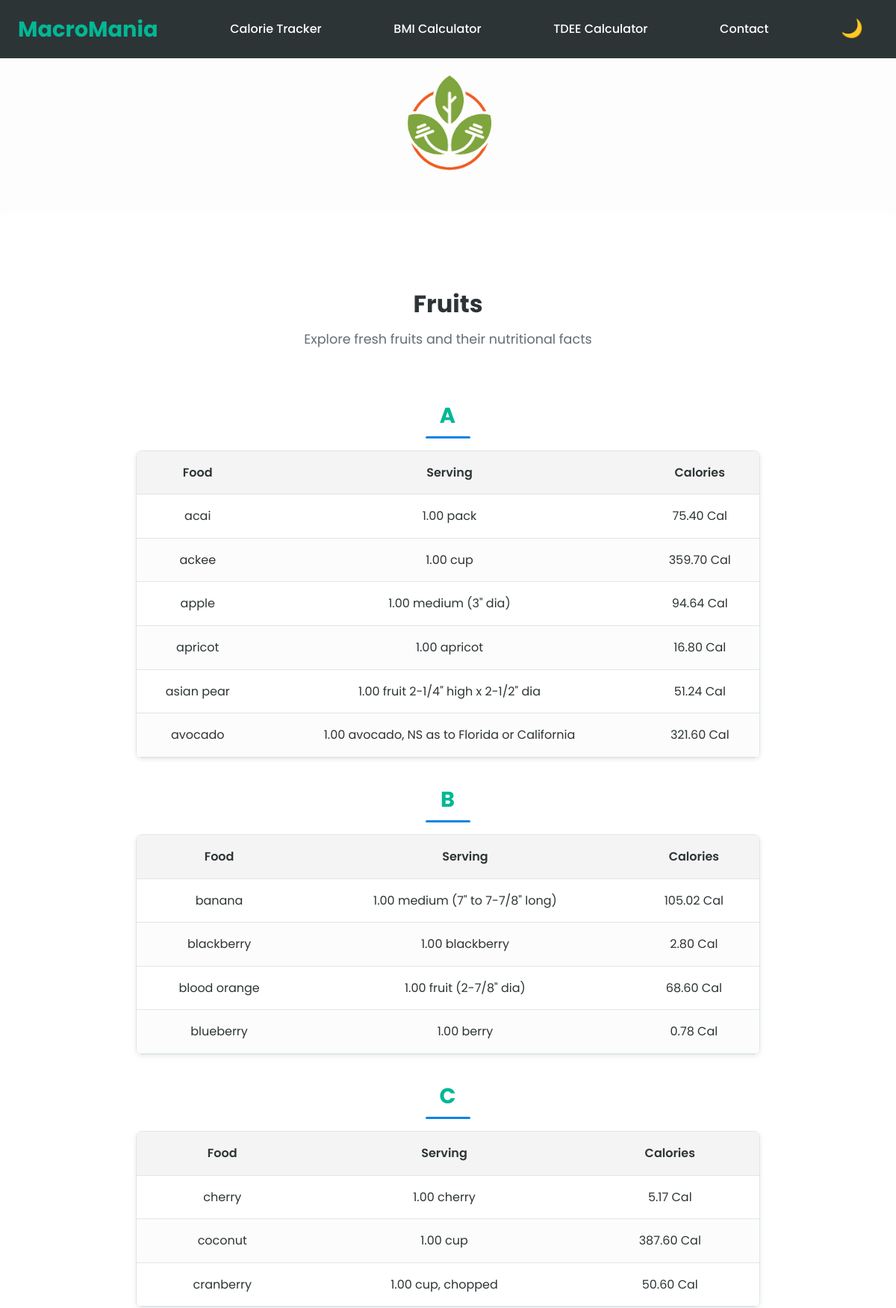
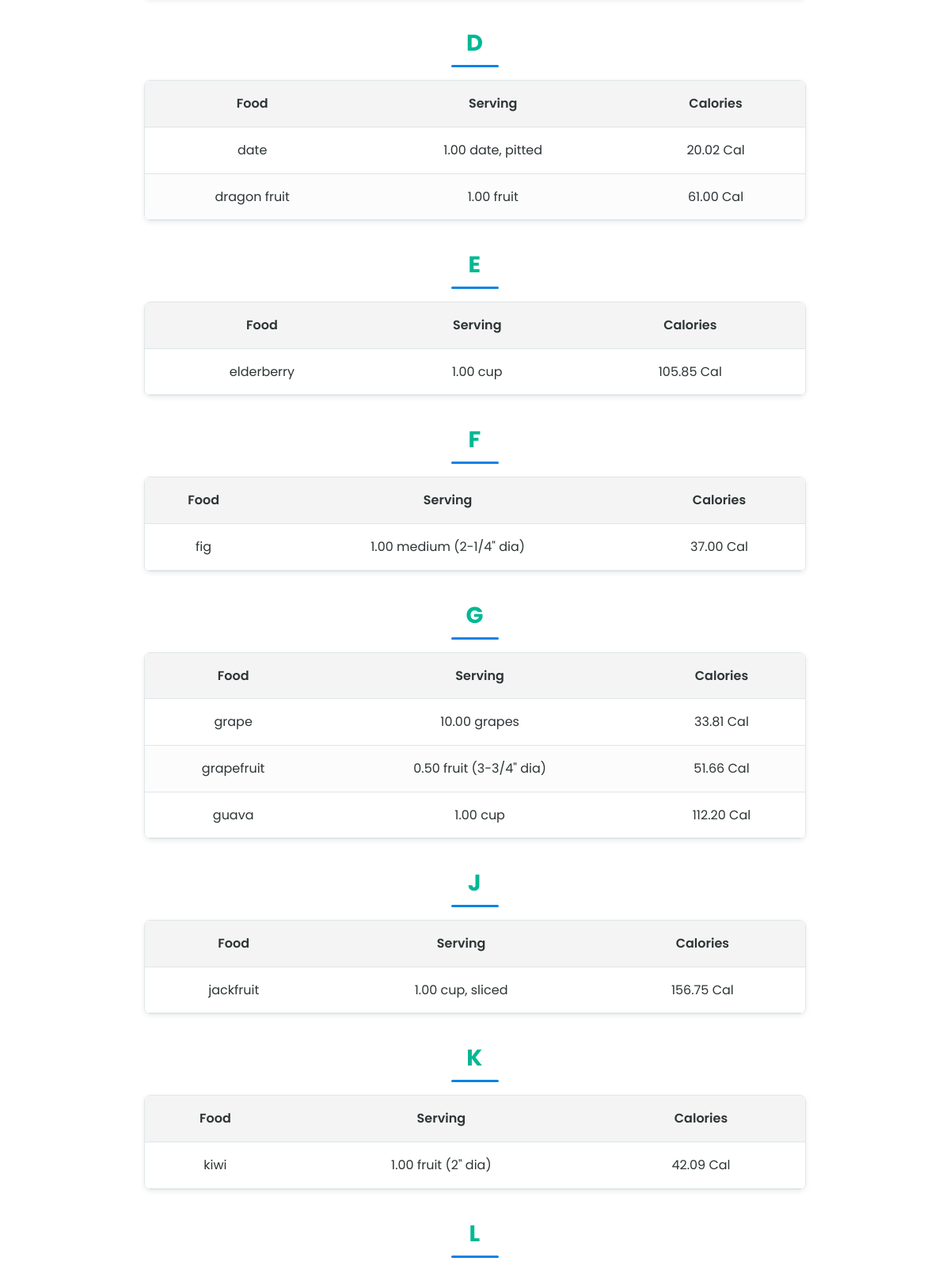
/category/fruits/ (upper part), run on the app's committed database (2 pictures, top to bottom).
### counter/models.py (models this page shows, shortened)
class Category(models.Model):
    name = models.CharField(max_length=100, unique=True)
    slug = models.SlugField(unique=True, blank=True)
    description = models.TextField(blank=True, null=True)
    image = models.ImageField(upload_to='category_images/', blank=True, null=True)

class FoodItem(models.Model):
    category = models.ForeignKey(Category, on_delete=models.CASCADE, related_name='foods')
    food_name = models.CharField(max_length=255)
    serving_qty = models.DecimalField(max_digits=5, decimal_places=2, default=1.0)
    serving_unit = models.CharField(max_length=50, default="serving")
    nf_calories = models.DecimalField(max_digits=6, decimal_places=2, default=0)
    nf_protein = models.DecimalField(max_digits=6, decimal_places=2, default=0)
    nf_total_carbohydrate = models.DecimalField(max_digits=6, decimal_places=2, default=0)
    nf_total_fat = models.DecimalField(max_digits=6, decimal_places=2, default=0)

### counter/views.py (the view, shortened to what this page needs)
# urls.py: path('category/<slug:category_slug>/', views.category_detail, name='category_detail'),
def category_detail(request, category_slug):
    category = get_object_or_404(Category, slug=category_slug)
    local_foods = (
        category.foods
        .exclude(nf_calories=0)
        .exclude(food_name__isnull=True)
        .exclude(food_name__exact='')
        .order_by('food_name')
    )
    if local_foods:
        foods = list(local_foods)
    return render(request, 'category_detail.html', {
        'category': category,
        'foods': foods,
    })

### counter/templates/category_detail.html
{% extends 'base.html' %}
{% load static %}
{% block content %}
<div class="category-detail-container">
  <h2 class="category-detail-title">{{ category.name }}</h2>
  <p class="category-detail-description">{{ category.description }}</p>
  {% if foods %}
    {% regroup foods by food_name.0 as grouped_foods %}
    {% for group in grouped_foods %}
      {% if group.grouper %}
        <h3 class="food-group-title">{{ group.grouper|upper }}</h3>
        <div class="table-container">
          <table class="food-table">
            <thead>
              <tr>
                <th>Food</th>
                <th>Serving</th>
                <th>Calories</th>
              </tr>
            </thead>
            <tbody>
              {% for food in group.list %}
              <tr>
                <td>{{ food.food_name }}</td>
                <td>{{ food.serving_qty }} {{ food.serving_unit }}</td>
                <td>{{ food.nf_calories }} Cal</td>
              </tr>
              {% endfor %}
            </tbody>
          </table>
        </div>
      {% endif %}
    {% endfor %}
  {% else %}
    <p>No food items found for this category.</p>
  {% endif %}
</div>
{% endblock %}

### counter/templates/base.html (shortened to what this page needs)
<!DOCTYPE html>
<html lang="en">
  <head>
    {% load static %}
    <link href="{% static 'main.css' %}" rel="stylesheet" type="text/css" />
  </head>
  <body>
    <nav class="navbar">
      <ul>
        <li class="logo"><a href="{% url 'food_database' %}">MacroMania</a></li>
        <li><a href="{% url 'calorie_tracker' %}">Calorie Tracker</a></li>
        <li><a href="{% url 'bmi_calculator' %}">BMI Calculator</a></li>
        <li><a href="{% url 'tdee_calculator' %}">TDEE Calculator</a></li>
        <li><a href="{% url 'contact' %}">Contact</a></li>
        <li>
          <button id="dark-mode-toggle" style="background:none;border:none;cursor:pointer;font-size:1.5rem;">
          </button>
        </li>
      </ul>
    </nav>
    <header>
      <img src="{% static 'images/Logo.png' %}" id="logo" class="logo" alt="MacroMania Logo" />
    </header>
    <div class="container">
      {% block content %}{% endblock %}
    </div>
  </body>
</html>

### MacroMania/static/main.css (style rules this page uses)
:root { --primary: #00b894; --secondary: #0984e3; --dark: #2d3436; --light-bg: #fdfdfd; --card-bg: #ffffff; --border-color: #dfe6e9; --shadow-color: rgba(0, 0, 0, 0.08); --font-family: 'Poppins', sans-serif; --input-bg: #f8f9fa; }
* { box-sizing: border-box; margin: 0; padding: 0; }
body { font-family: var(--font-family); background-color: var(--light-bg); color: var(--dark); line-height: 1.6; min-height: 100vh; }
nav.navbar { background-color: var(--dark); padding: 16px 24px; position: sticky; top: 0; z-index: 1000; }
nav.navbar ul { list-style: none; display: flex; align-items: center; justify-content: space-between; }
nav.navbar li { margin-right: 20px; }
nav.navbar li.logo a { font-size: 1.8rem; font-weight: bold; color: var(--primary); text-decoration: none; }
nav.navbar li a { color: #ffffff; text-decoration: none; font-weight: 500; transition: color 0.3s ease; }
header { text-align: center; padding: 20px 0; }
header img.logo { max-width: 160px; }
.container, .calculator-container, .contact-container, .food-database-container { max-width: 1200px; margin: 30px auto; padding: 24px; background-color: var(--card-bg); border: none; box-shadow: none; border-radius: 8px; }
h1, h2, h3 { text-align: center; margin-bottom: 16px; color: var(--dark); }
p { text-align: center; margin-bottom: 20px; color: #636e72; }
.category-detail-container { max-width: 900px; margin: 40px auto; padding: 2rem; background-color: var(--card-bg); border: none; box-shadow: none; border-radius: 8px; text-align: center; }
.category-detail-title { font-size: 2rem; margin-bottom: 0.5rem; color: var(--dark); }
.category-detail-description { font-size: 1.1rem; color: #636e72; margin-bottom: 2rem; }
.table-container { border: 1px solid var(--border-color); border-radius: 8px; overflow: hidden; box-shadow: 0 2px 6px var(--shadow-color); margin: 0 auto; max-width: 100%; }
.food-table { width: 100%; border-collapse: collapse; background-color: var(--card-bg); }
.food-table thead tr { background-color: #f4f4f4; }
.food-table th { color: var(--dark); font-weight: 600; padding: 1rem; text-align: center; border-bottom: 1px solid var(--border-color); }
.food-table td { padding: 1rem; text-align: center; border-bottom: 1px solid var(--border-color); color: var(--dark); }
.food-table tr:nth-child(even) { background-color: #fcfcfc; }
.food-group-title { display: inline-block; position: relative; font-size: 1.8rem; font-weight: 700; text-transform: uppercase; letter-spacing: 1.2px; margin: 2rem 0 1rem; padding-bottom: 0.5rem; color: var(--primary); }
.food-group-title::after { content: ""; position: absolute; left: 50%; bottom: 0; transform: translateX(-50%); width: 60px; height: 3px; background-color: var(--secondary); border-radius: 2px; }

### data on the page
Category: name "Fruits", description "Explore fresh fruits and their nutritional facts"
FoodItem: food_name "acai", serving_qty "1.00", serving_unit "pack", nf_calories "75.40"
FoodItem: food_name "ackee", serving_qty "1.00", serving_unit "cup", nf_calories "359.70"
FoodItem: food_name "apple", serving_qty "1.00", serving_unit "medium (3\" dia)", nf_calories "94.64"
FoodItem: food_name "apricot", serving_qty "1.00", serving_unit "apricot", nf_calories "16.80"
FoodItem: food_name "asian pear", serving_qty "1.00", serving_unit "fruit 2-1/4\" high x 2-1/2\" dia", nf_calories "51.24"
FoodItem: food_name "avocado", serving_qty "1.00", serving_unit "avocado, NS as to Florida or California", nf_calories "321.60"
FoodItem: food_name "banana", serving_qty "1.00", serving_unit "medium (7\" to 7-7/8\" long)", nf_calories "105.02"
FoodItem: food_name "blackberry", serving_qty "1.00", serving_unit "blackberry", nf_calories "2.80"
FoodItem: food_name "blood orange", serving_qty "1.00", serving_unit "fruit (2-7/8\" dia)", nf_calories "68.60"
FoodItem: food_name "blueberry", serving_qty "1.00", serving_unit "berry", nf_calories "0.78"
FoodItem: food_name "cherry", serving_qty "1.00", serving_unit "cherry", nf_calories "5.17"
FoodItem: food_name "coconut", serving_qty "1.00", serving_unit "cup", nf_calories "387.60"
FoodItem: food_name "cranberry", serving_qty "1.00", serving_unit "cup, chopped", nf_calories "50.60"
FoodItem: food_name "date", serving_qty "1.00", serving_unit "date, pitted", nf_calories "20.02"
FoodItem: food_name "dragon fruit", serving_qty "1.00", serving_unit "fruit", nf_calories "61.00"
FoodItem: food_name "elderberry", serving_qty "1.00", serving_unit "cup", nf_calories "105.85"
FoodItem: food_name "fig", serving_qty "1.00", serving_unit "medium (2-1/4\" dia)", nf_calories "37.00"
FoodItem: food_name "grape", serving_qty "10.00", serving_unit "grapes", nf_calories "33.81"
FoodItem: food_name "grapefruit", serving_qty "0.50", serving_unit "fruit (3-3/4\" dia)", nf_calories "51.66"
FoodItem: food_name "guava", serving_qty "1.00", serving_unit "cup", nf_calories "112.20"
FoodItem: food_name "jackfruit", serving_qty "1.00", serving_unit "cup, sliced", nf_calories "156.75"
FoodItem: food_name "kiwi", serving_qty "1.00", serving_unit "fruit (2\" dia)", nf_calories "42.09"

### other printed values
{{ group.grouper|upper }} "A" "B" "C" "D" "E" "F" "G" "J" "K" "L"
